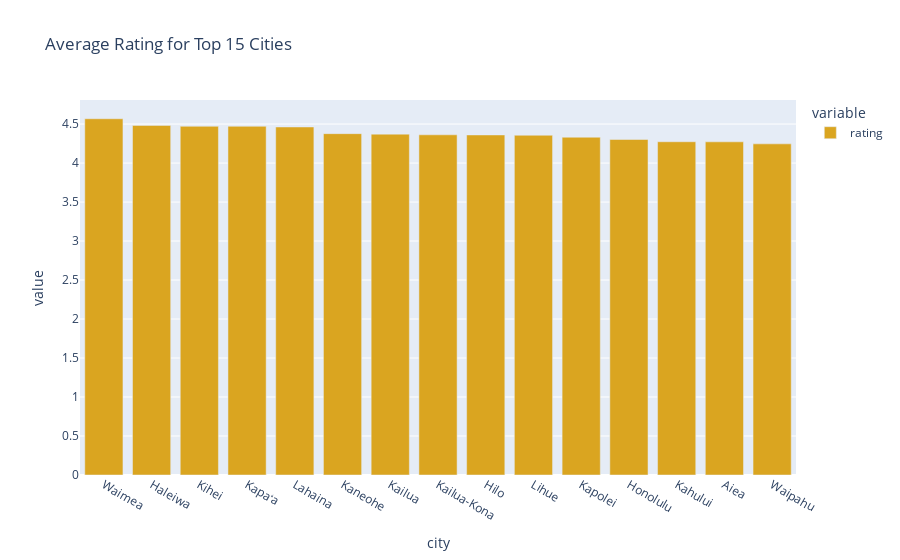

Source (notebook cell):
### Code cell
citiesRating = hawaiiDataFrame[hawaiiDataFrame['city']\
.apply(lambda x: True if x in topCities.index else False)]\
[['city', 'rating']].groupby('city').mean()\
.sort_values(by='rating', ascending=False)
fig = px.bar(citiesRating, title='Average Rating for Top 15 Cities',
color_discrete_sequence=['goldenrod'])

fig.show()

### Figure 1 — Plotly figure (JSON) as saved in the notebook; plotly's stock layout.template omitted (floating-point values rounded to 4 significant figures)
{"data": [{"alignmentgroup": "True", "hovertemplate": "variable=rating<br>city=%{x}<br>value=%{y}<extra></extra>", "legendgroup": "rating", "marker": {"color": "goldenrod", "pattern": {"shape": ""}}, "name": "rating", "offsetgroup": "rating", "orientation": "v", "showlegend": true, "textposition": "auto", "type": "bar", "x": ["Waimea", "Haleiwa", "Kihei", "Kapaʻa", "Lahaina", "Kaneohe", "Kailua", "Kailua-Kona", "Hilo", "Lihue", "Kapolei", "Honolulu", "Kahului", "Aiea", "Waipahu"], "xaxis": "x", "y": [4.568, 4.483, 4.471, 4.471, 4.463, 4.377, 4.371, 4.362, 4.361, 4.356, 4.331, 4.302, 4.273, 4.272, 4.246], "yaxis": "y"}], "layout": {"barmode": "relative", "legend": {"title": {"text": "variable"}, "tracegroupgap": 0}, "title": {"text": "Average Rating for Top 15 Cities"}, "xaxis": {"anchor": "y", "domain": [0, 1], "title": {"text": "city"}}, "yaxis": {"anchor": "x", "domain": [0, 1], "title": {"text": "value"}}}}
